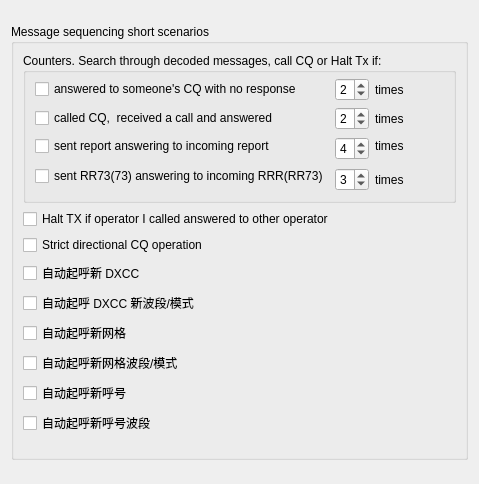
     <widget class="QWidget" name="sequencing_tab">
      <attribute name="title">
       <string>Sequencing</string>
      </attribute>
      <layout class="QGridLayout" name="gridLayout_41">
       <item row="0" column="0">
        <layout class="QVBoxLayout" name="verticalLayout_18">
         <item>
          <spacer name="verticalSpacer_15">
           <property name="orientation">
            <enum>Qt::Vertical</enum>
           </property>
           <property name="sizeType">
            <enum>QSizePolicy::Preferred</enum>
           </property>
           <property name="sizeHint" stdset="0">
            <size>
             <width>13</width>
             <height>13</height>
            </size>
           </property>
          </spacer>
         </item>
         <item>
          <widget class="QGroupBox" name="groupBox_9">
           <property name="title">
            <string>Message sequencing short scenarios</string>
           </property>
           <layout class="QGridLayout" name="gridLayout_40">
            <item row="0" column="0">
             <layout class="QVBoxLayout" name="verticalLayout_15">
              <item>
               <widget class="QGroupBox" name="groupBox_11">
                <property name="toolTip">
                 <string>&lt;html&gt;&lt;head/&gt;&lt;body&gt;&lt;p&gt;AutoSeq 1..3: call CQ when counter is reached. AutoSeq 6/7: search through decoded messages for any valid 'CQ' or '73' message, call CQ if there no such messages found. Halt Tx if Single Shot QSO option is enabled in AutoSeq tab.&lt;/p&gt;&lt;/body&gt;&lt;/html&gt;</string>
                </property>
                <property name="title">
                 <string>Counters. Search through decoded messages, call CQ or Halt Tx if:</string>
                </property>
                <layout class="QGridLayout" name="gridLayout_36">
                 <property name="topMargin">
                  <number>5</number>
                 </property>
                 <item row="0" column="0">
                  <layout class="QHBoxLayout" name="horizontalLayout_37">
                   <item>
                    <layout class="QGridLayout" name="gridLayout_34">
                     <item row="0" column="1">
                      <widget class="QSpinBox" name="sbAnswerCQCounter">
                       <property name="enabled">
                        <bool>true</bool>
                       </property>
                       <property name="minimum">
                        <number>1</number>
                       </property>
                       <property name="maximum">
                        <number>5</number>
                       </property>
                       <property name="value">
                        <number>2</number>
                       </property>
                      </widget>
                     </item>
                     <item row="0" column="2">
                      <widget class="QLabel" name="label_23">
                       <property name="enabled">
                        <bool>true</bool>
                       </property>
                       <property name="text">
                        <string>times</string>
                       </property>
                      </widget>
                     </item>
                     <item row="1" column="0">
                      <widget class="QCheckBox" name="answerInCallCount_checkBox">
                       <property name="enabled">
                        <bool>true</bool>
                       </property>
                       <property name="toolTip">
                        <string/>
                       </property>
                       <property name="text">
                        <string>called CQ,  received a call and answered</string>
                       </property>
                      </widget>
                     </item>
                     <item row="1" column="1">
                      <widget class="QSpinBox" name="sbAnswerInCallCounter">
                       <property name="enabled">
                        <bool>true</bool>
                       </property>
                       <property name="minimum">
                        <number>1</number>
                       </property>
                       <property name="maximum">
                        <number>5</number>
                       </property>
                       <property name="value">
                        <number>2</number>
                       </property>
                      </widget>
                     </item>
                     <item row="1" column="2">
                      <widget class="QLabel" name="label_26">
                       <property name="enabled">
                        <bool>true</bool>
                       </property>
                       <property name="text">
                        <string>times</string>
                       </property>
                      </widget>
                     </item>
                     <item row="2" column="1" rowspan="2">
                      <widget class="QSpinBox" name="sbSentRReportCounter">
                       <property name="enabled">
                        <bool>true</bool>
                       </property>
                       <property name="minimum">
                        <number>1</number>
                       </property>
                       <property name="maximum">
                        <number>5</number>
                       </property>
                       <property name="value">
                        <number>4</number>
                       </property>
                      </widget>
                     </item>
                     <item row="2" column="2">
                      <widget class="QLabel" name="label_27">
                       <property name="enabled">
                        <bool>true</bool>
                       </property>
                       <property name="text">
                        <string>times</string>
                       </property>
                      </widget>
                     </item>
                     <item row="3" column="0" rowspan="2">
                      <widget class="QCheckBox" name="sentRR7373Count_checkBox">
                       <property name="enabled">
                        <bool>true</bool>
                       </property>
                       <property name="text">
                        <string>sent RR73(73) answering to incoming RRR(RR73)</string>
                       </property>
                      </widget>
                     </item>
                     <item row="4" column="1">
                      <widget class="QSpinBox" name="sbSentRR7373Counter">
                       <property name="enabled">
                        <bool>true</bool>
                       </property>
                       <property name="minimum">
                        <number>1</number>
                       </property>
                       <property name="maximum">
                        <number>5</number>
                       </property>
                       <property name="value">
                        <number>3</number>
                       </property>
                      </widget>
                     </item>
                     <item row="4" column="2">
                      <widget class="QLabel" name="label_28">
                       <property name="enabled">
                        <bool>true</bool>
                       </property>
                       <property name="text">
                        <string>times</string>
                       </property>
                      </widget>
                     </item>
                     <item row="0" column="0">
                      <widget class="QCheckBox" name="answerCQCount_checkBox">
                       <property name="enabled">
                        <bool>true</bool>
                       </property>
                       <property name="toolTip">
                        <string/>
                       </property>
                       <property name="text">
                        <string>answered to someone's CQ with no response</string>
                       </property>
                      </widget>
                     </item>
                     <item row="2" column="0">
                      <widget class="QCheckBox" name="sentRReportCount_checkBox">
                       <property name="enabled">
                        <bool>true</bool>
                       </property>
                       <property name="toolTip">
                        <string/>
                       </property>
                       <property name="text">
                        <string>sent report answering to incoming report</string>
                       </property>
                      </widget>
                     </item>
                    </layout>
                   </item>
                   <item>
                    <spacer name="horizontalSpacer_30">
                     <property name="orientation">
                      <enum>Qt::Horizontal</enum>
                     </property>
                     <property name="sizeHint" stdset="0">
                      <size>
                       <width>40</width>
                       <height>20</height>
                      </size>
                     </property>
                    </spacer>
                   </item>
                  </layout>
                 </item>
                </layout>
               </widget>
              </item>
              <item>
               <layout class="QHBoxLayout" name="horizontalLayout_27">
                <item>
                 <layout class="QGridLayout" name="gridLayout_33">
                  <item row="4" column="0">
                   <widget class="QCheckBox" name="haltTxReplyOther_checkBox">
                    <property name="enabled">
                     <bool>true</bool>
                    </property>
                    <property name="toolTip">
                     <string>&lt;html&gt;&lt;head/&gt;&lt;body&gt;&lt;p&gt;This option is being used for non-overlapping spectra scenario. Tx will be halted if spectra have common frequencies with no respect to this setting.&lt;/p&gt;&lt;/body&gt;&lt;/html&gt;</string>
                    </property>
                    <property name="text">
                     <string>Halt TX if operator I called answered to other operator</string>
                    </property>
                   </widget>
                  </item>
                  <item row="5" column="0">
                   <widget class="QCheckBox" name="strictDirCQ_checkBox">
                    <property name="toolTip">
                     <string>&lt;html&gt;&lt;head/&gt;&lt;body&gt;&lt;p&gt;By default autoselection ignoring received/transmitted direction of CQ if there is a valid 'new DXCC' message decoded, either incoming call or selection from decoded CQ/73 messages. This option eliminates 'new DXCC' exception in autoselection for directional CQ processing.&lt;/p&gt;&lt;/body&gt;&lt;/html&gt;</string>
                    </property>
                    <property name="text">
                     <string>Strict directional CQ operation</string>
                    </property>
                   </widget>
                  </item>
                  <item row="6" column="0">
                   <widget class="QCheckBox" name="autoCallNewDXCC_check_box">
                    <property name="toolTip">
                     <string>空闲时只对新 DXCC 的 CQ、RRR 或 RR73 自动起呼。命中后自动开启 Enable Tx；无回应次数使用“多次回复别台的 CQ 呼叫没有反应”设置，达到后停止并清除 DX。仍需手工开启 AutoSeq。</string>
                    </property>
                    <property name="text">
                     <string>自动起呼新 DXCC</string>
                    </property>
                   </widget>
                  </item>
                  <item row="7" column="0">
                   <widget class="QCheckBox" name="autoCallNewDXCCBandMode_check_box">
                    <property name="toolTip">
                     <string>空闲时只对 DXCC 新波段或新模式的 CQ、RRR 或 RR73 自动起呼。命中后自动开启 Enable Tx；无回应次数使用“多次回复别台的 CQ 呼叫没有反应”设置，达到后停止并清除 DX。仍需手工开启 AutoSeq。</string>
                    </property>
                    <property name="text">
                     <string>自动起呼 DXCC 新波段/模式</string>
                    </property>
                   </widget>
                  </item>
                  <item row="8" column="0">
                   <widget class="QCheckBox" name="autoCallNewGrid_check_box">
                    <property name="toolTip">
                     <string>空闲时只对日志中从未通联过的四位网格的 CQ、RRR 或 RR73 自动起呼（priority 15/16）。命中后自动开启 Enable Tx；无回应次数使用“多次回复别台的 CQ 呼叫没有反应”设置，达到后停止并清除 DX。仍需手工开启 AutoSeq。</string>
                    </property>
                    <property name="text">
                     <string>自动起呼新网格</string>
                    </property>
                   </widget>
                  </item>
                  <item row="9" column="0">
                   <widget class="QCheckBox" name="autoCallNewGridBandMode_check_box">
                    <property name="toolTip">
                     <string>空闲时只对当前波段或模式尚未通联的网格的 CQ、RRR 或 RR73 自动起呼（priority 13/14）。命中后自动开启 Enable Tx；无回应次数使用“多次回复别台的 CQ 呼叫没有反应”设置，达到后停止并清除 DX。仍需手工开启 AutoSeq。</string>
                    </property>
                    <property name="text">
                     <string>自动起呼新网格波段/模式</string>
                    </property>
                   </widget>
                  </item>
                  <item row="10" column="0">
                   <widget class="QCheckBox" name="autoCallNewCall_check_box">
                    <property name="toolTip">
                     <string>空闲时只对日志中从未通联过的呼号的 CQ、RRR、RR73 或独立 73 自动起呼。命中后自动开启 Enable Tx；无回应次数使用“多次回复别台的 CQ 呼叫没有反应”设置，达到后停止并清除 DX。仍需手工开启 AutoSeq。</string>
                    </property>
                    <property name="text">
                     <string>自动起呼新呼号</string>
                    </property>
                   </widget>
                  </item>
                  <item row="11" column="0">
                   <widget class="QCheckBox" name="autoCallNewCallBand_check_box">
                    <property name="toolTip">
                     <string>空闲时只对当前波段从未通联过的呼号的 CQ、RRR、RR73 或独立 73 自动起呼。命中后自动开启 Enable Tx；无回应次数使用“多次回复别台的 CQ 呼叫没有反应”设置，达到后停止并清除 DX。仍需手工开启 AutoSeq。</string>
                    </property>
                    <property name="text">
                     <string>自动起呼新呼号波段</string>
                    </property>
                   </widget>
                  </item>
                 </layout>
                </item>
                <item>
                 <spacer name="horizontalSpacer_17">
                  <property name="orientation">
                   <enum>Qt::Horizontal</enum>
                  </property>
                  <property name="sizeHint" stdset="0">
                   <size>
                    <width>13</width>
                    <height>20</height>
                   </size>
                  </property>
                 </spacer>
                </item>
               </layout>
              </item>
              <item>
               <spacer name="verticalSpacer_18">
                <property name="orientation">
                 <enum>Qt::Vertical</enum>
                </property>
                <property name="sizeHint" stdset="0">
                 <size>
                  <width>13</width>
                  <height>13</height>
                 </size>
                </property>
               </spacer>
              </item>
             </layout>
            </item>
           </layout>
          </widget>
         </item>
         <item>
          <spacer name="verticalSpacer_11">
           <property name="orientation">
            <enum>Qt::Vertical</enum>
           </property>
           <property name="sizeHint" stdset="0">
            <size>
             <width>13</width>
             <height>13</height>
            </size>
           </property>
          </spacer>
         </item>
        </layout>
       </item>
      </layout>
     </widget>
